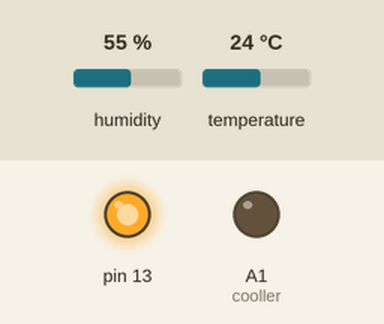
A sketch run on a simulated Arduino Uno, built with avr-gcc and run on an emulated ATmega328P. Parts: output pins drawn as LEDs (lit = HIGH). The test bench sets the inputs (shaded band); at power-on: humidity 55 %, temperature 24 °C.

Above: at 0.6 s.
At 2.2 s:
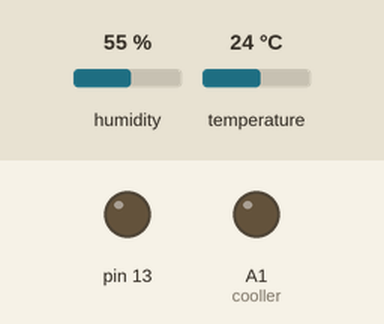
2.3 s: humidity set to 62 %
11.2 s: humidity set to 65 %
At 20.4 s:
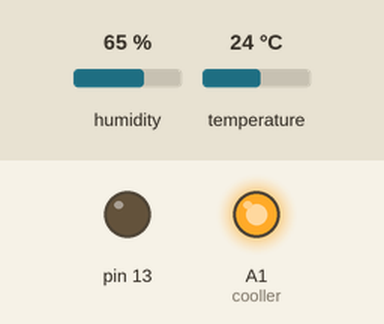
20.6 s: humidity set to 52 %
30.0 s: humidity set to 48 %
35.1 s: humidity set to 54 %
41.5 s: humidity set to 57 %
Timing chart, 0 to 44.5 s (numbered marks = the images above; inputs shaded):
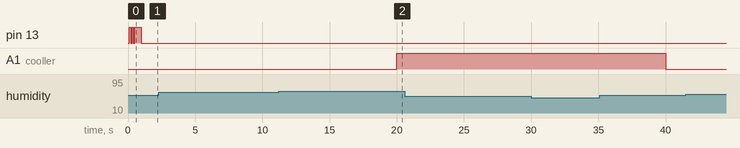

The sketch:

reley_dht11.ino
```cpp
#include <DHT.h>

#define DHTTYPE DHT11   // DHT 11


#define DHTPIN A2     // iput dht11
#define cooller A1     //reley cooler
#define himidity 55 // % +/- gisteresis
#define gusteresis 5 // +/- %

DHT dht(DHTPIN, DHTTYPE);

int summ = 0;
int curenthimidity = 0;
int counter = 0;
long lasttimeread = 0;
long lasttimeled = 0;
boolean error = false;
boolean statusled = false;
boolean work = false;


void setup() {
  pinMode(cooller,OUTPUT);
  pinMode(13,OUTPUT);

  digitalWrite(13,false);
  delay(100);
  digitalWrite(13,true);
  delay(100);
  digitalWrite(13,false);
  delay(100);
  digitalWrite(13,true);
  delay(100);
  digitalWrite(13,false);
  delay(100);
  digitalWrite(13,true);

  delay(500);

  dht.begin();

  //Serial.begin(9600);
  //Serial.println("start ok");

}

void loop() {

 if ( lasttimeread + 2000 < millis() ){

    lasttimeread = millis();
    float h = dht.readHumidity();
    float t = dht.readTemperature();

    if (isnan(h) || isnan(t)) {
      //Serial.println("Failed to read from DHT sensor!");
      work = true;
      error = true;
      h = 100;
    }else{
      error = false;
    }


    counter = counter +1;
    summ = summ + h;

    if(counter >= 5){
      counter = 0;
      curenthimidity = summ / 5;
      summ = 0;
    }

    if(curenthimidity >= himidity + gusteresis){
      work = true;
    }

    if(curenthimidity <= himidity - gusteresis){
      work = false;
    }

    if(work){
      digitalWrite(cooller,HIGH);
    }else{
      digitalWrite(cooller,LOW);
    }

        //Serial.println("Humidity: ");
      //Serial.println(h);
      //Serial.println(summ);
      //Serial.println(curenthimidity);
      //Serial.print("Temperature: ");
      //Serial.print(t);
  }

  if ( lasttimeled + 100 < millis() ){
    lasttimeled = millis();
      if(error){
        statusled=!statusled; // меняем статус лампы при регистрации ошибки
        digitalWrite(13,statusled); // переключаем светодиод на выходе 13
      }else{
          digitalWrite(13,false); // переключаем светодиод на выходе 13
      }
  }
}
```

Measured:
- the behaviour switches between 63 and 64 % on humidity (found by bisection; images 1 and 2)
- after the input at 2.3 s, every drawn part: stays the same
- after the input at 20.6 s, every drawn part: stays the same
- after the input at 30.0 s, every drawn part: stays the same
- after the input at 41.5 s, every drawn part: stays the same
